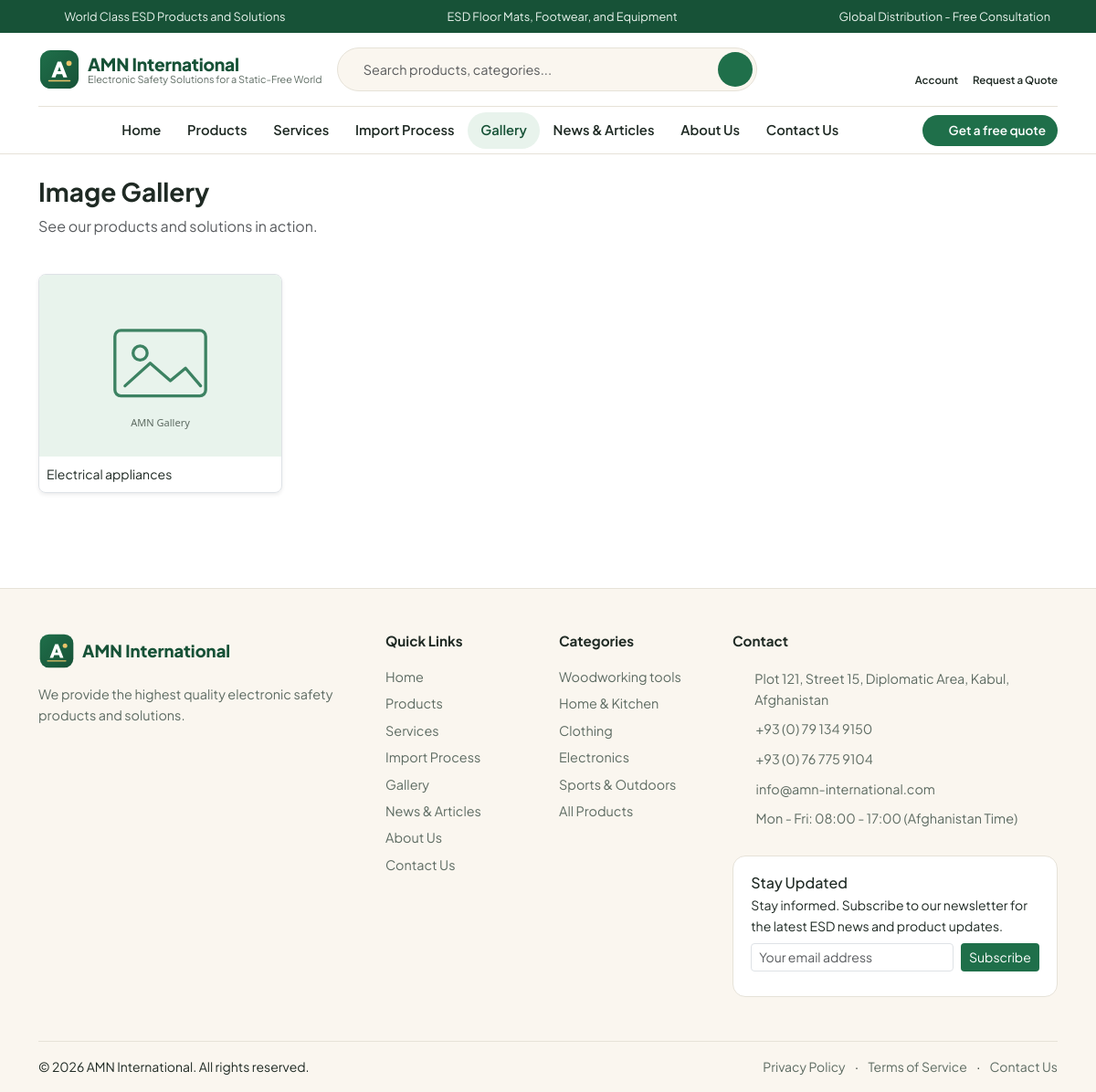
The page /gallery on the database its author committed.
### tables this page shows
CREATE TABLE `gallery_images` (
  `id` int(10) UNSIGNED NOT NULL,
  `title` varchar(150) NOT NULL,
  `slug` varchar(150) NOT NULL DEFAULT '',
  `description` text DEFAULT NULL,
  `path` varchar(255) NOT NULL,
  `alt` varchar(200) DEFAULT NULL,
  `group_name` varchar(120) DEFAULT NULL,
  `is_active` tinyint(1) NOT NULL DEFAULT 1,
  `sort_order` int(11) NOT NULL DEFAULT 0,
  `created_at` datetime NOT NULL,
  `updated_at` datetime NOT NULL
);

CREATE TABLE `categories` (
  `id` int(10) UNSIGNED NOT NULL,
  `name` varchar(150) NOT NULL,
  `slug` varchar(150) NOT NULL,
  `description` text DEFAULT NULL,
  `image` varchar(255) DEFAULT NULL,
  `is_active` tinyint(1) NOT NULL DEFAULT 1,
  `sort_order` int(11) NOT NULL DEFAULT 0,
  `created_at` datetime NOT NULL,
  `updated_at` datetime NOT NULL
);

### app/Views/layouts/site.php (the view, shortened to what the rows shown need)
<?php
$announcement = array_values(array_filter([
    setting('announcement_1', __('announcement.1')),
    setting('announcement_2', __('announcement.2')),
    setting('announcement_3', __('announcement.3')),
]));
?>
<!DOCTYPE html>
<html lang="<?= e(setting('site_language', 'en')) ?>">
<head>
    <link rel="stylesheet" href="https://cdn.jsdelivr.net/npm/bootstrap@5.3.2/dist/css/bootstrap.min.css">
    <link rel="stylesheet" href="<?= e(asset('css/site.css')) ?>">
</head>
<body class="d-flex flex-column min-vh-100">
<?php if ($announcement): ?>
<div class="announcement-bar">
    <div class="container d-flex flex-wrap justify-content-center justify-content-md-between align-items-center gap-2 py-1">
        <?php foreach ($announcement as $item): ?>
            <span class="announcement-item"><?= icon('check', 14) ?> <?= e($item) ?></span>
        <?php endforeach; ?>
    </div>
</div>
<?php endif; ?>
<header class="site-header sticky-top">
    <div class="container">
        <div class="header-main d-flex align-items-center gap-3 py-3">
            <a class="brand d-flex align-items-center gap-2 text-decoration-none" href="<?= e(url('/')) ?>">
                <img src="<?= e(upload_url(setting('company_logo', 'assets/images/logo.svg'))) ?>" alt="<?= e(setting('company_name')) ?> logo" class="brand-logo" width="46" height="46" onerror="this.src='<?= e(asset('images/logo.svg')) ?>'">
                <span class="brand-text">
                    <span class="brand-name"><?= e(setting('company_name')) ?></span>
                    <span class="brand-slogan"><?= e(setting('company_slogan')) ?></span>
                </span>
            </a>
            <form class="header-search d-none d-md-flex" action="<?= e(url('products')) ?>" method="get" role="search">
                <input id="header-search-input" type="search" name="q" class="form-control" placeholder="<?= e(__('common.search_products')) ?>" value="<?= e($_GET['q'] ?? '') ?>">
                <button class="btn btn-search" type="submit" aria-label="<?= e(__('common.search')) ?>"><?= icon('search', 18) ?></button>
            </form>
            <div class="header-actions d-flex align-items-center gap-3 ms-md-auto">
                <a class="header-action" href="<?= e(url('admin/login')) ?>">
                    <?= icon('headset', 22) ?>
                    <span><?= __('nav.login') ?></span>
                </a>
                <a class="header-action position-relative" href="<?= e(url('quote')) ?>">
                    <?= icon('quote', 22) ?>
                    <span><?= __('common.request_quote') ?></span>
                </a>
            </div>
        </div>
        <nav id="mainNav" class="main-nav collapse navbar-collapse" aria-label="Main navigation">
            <?php
            $navRaw = setting('nav_links', "Home|/\nProducts|/products\nServices|/services\nImport Process|/import-process\nGallery|/gallery\nNews & Articles|/news\nAbout Us|/about\nContact Us|/contact");
            $currentPath = parse_url($_SERVER['REQUEST_URI'] ?? '/', PHP_URL_PATH) ?? '/';
            $navItems = [];
            foreach (preg_split('/\r?\n/', $navRaw) as $line) {
                $parts = array_map('trim', explode('|', $line, 2));
                if (count($parts) === 2 && $parts[0] !== '' && $parts[1] !== '') {
                    $navItems[] = $parts;
                }
            }
            ?>
            <ul class="navbar-nav mx-auto">
                <?php foreach ($navItems as [$label, $path]): ?>
                    <?php $isActive = $path === '/' ? (rtrim($currentPath, '/') === rtrim(BASE_URL, '/')) : strpos($currentPath, BASE_URL . rtrim($path, '/')) !== false; ?>
                    <li class="nav-item">
                        <a class="nav-link<?= $isActive ? ' active' : '' ?>" href="<?= e(url($path)) ?>"><?= e($label) ?></a>
                    </li>
                <?php endforeach; ?>
            </ul>
            <a class="btn btn-nav-cta d-none d-lg-inline-flex" href="<?= e(url('quote')) ?>"><?= icon('quote', 16) ?> <?= e(__('common.free_quote')) ?></a>
        </nav>
    </div>
</header>
<main class="flex-grow-1">
    <?= $content ?>
</main>
<footer class="site-footer mt-5">
    <div class="container">
        <div class="row g-4 py-5">
            <div class="col-12 col-lg-4">
                <div class="footer-brand d-flex align-items-center gap-2 mb-3">
                    <img src="<?= e(upload_url(setting('company_logo', 'assets/images/logo.svg'))) ?>" alt="" width="40" height="40" onerror="this.src='<?= e(asset('images/logo.svg')) ?>'">
                    <span><?= e(setting('company_name')) ?></span>
                </div>
                <p class="footer-about"><?= e(setting('footer_about', __('footer.about_text'))) ?></p>
            </div>
            <div class="col-6 col-lg-2">
                <h5 class="footer-title"><?= __('footer.quick_links') ?></h5>
                <ul class="footer-links">
                    <?php foreach (array_slice($navItems, 0, 8) as [$label, $path]): ?>
                        <li><a href="<?= e(url($path)) ?>"><?= e($label) ?></a></li>
                    <?php endforeach; ?>
                </ul>
            </div>
            <div class="col-6 col-lg-2">
                <h5 class="footer-title"><?= __('footer.categories_title') ?></h5>
                <ul class="footer-links">
                    <?php foreach (\App\Models\Category::withCounts() as $cat): ?>
                        <li><a href="<?= e(url('products')) ?>?category=<?= (int)$cat['id'] ?>"><?= e($cat['name']) ?></a></li>
                    <?php endforeach; ?>
                    <li><a href="<?= e(url('products')) ?>"><?= __('common.all') ?> <?= __('common.products') ?></a></li>
                </ul>
            </div>
            <div class="col-12 col-lg-4">
                <h5 class="footer-title"><?= __('footer.contact_title') ?></h5>
                <ul class="footer-contact">
                    <li><?= icon('pin', 16) ?> <span><?= e(setting('office_address')) ?></span></li>
                    <li><?= icon('phone', 16) ?> <a href="tel:<?= e(preg_replace('/[^0-9+]/', '', setting('phone'))) ?>"><?= e(setting('phone')) ?></a></li>
                    <li><?= icon('whatsapp', 16) ?> <a href="<?= e(setting('whatsapp_link')) ?>" target="_blank" rel="noopener noreferrer"><?= e(setting('whatsapp')) ?></a></li>
                    <li><?= icon('mail', 16) ?> <a href="mailto:<?= e(setting('email')) ?>"><?= e(setting('email')) ?></a></li>
                    <li><?= icon('clock', 16) ?> <span><?= e(setting('working_hours')) ?></span></li>
                </ul>
                <div class="newsletter-box mt-4">
                    <h6 class="mb-1"><?= __('footer.newsletter_title') ?></h6>
                    <p class="small mb-2"><?= e(setting('newsletter_text', __('footer.newsletter_text'))) ?></p>
                    <form class="newsletter-form d-flex gap-2" action="<?= e(url('ajax/newsletter')) ?>" method="post" data-ajax="newsletter" novalidate>
                        <input id="newsletter-email" type="email" name="email" class="form-control form-control-sm" placeholder="<?= e(__('common.email_address')) ?>" required>
                        <button class="btn btn-sm btn-newsletter" type="submit"><?= __('common.subscribe') ?></button>
                    </form>
                </div>
            </div>
        </div>
        <div class="footer-bottom d-flex flex-wrap justify-content-between align-items-center gap-2 py-3">
            <p class="mb-0 small">&copy; <?= date('Y') ?> <?= e(setting('company_name')) ?>. <?= __('footer.rights') ?></p>
            <div class="footer-legal small">
                <a href="<?= e(url('about')) ?>"><?= __('footer.privacy') ?></a>
                <span class="mx-2">·</span>
                <a href="<?= e(url('about')) ?>"><?= __('footer.terms') ?></a>
                <span class="mx-2">·</span>
                <a href="<?= e(url('contact')) ?>"><?= __('common.contact') ?></a>
            </div>
        </div>
    </div>
</footer>
</body>
</html>

### app/Views/gallery/index.php (shortened to what the rows shown need)
<div class="section pt-4">
    <div class="container">
        <div class="row mb-4">
            <div class="col-12">
                <h1 class="h3 fw-bold"><?= e($title) ?></h1>
                <p class="text-muted"><?= e($description) ?></p>
            </div>
        </div>
        <div class="row g-3" id="gallery-grid">
            <?php foreach ($images as $img): ?>
                <div class="col-6 col-sm-4 col-lg-3">
                    <div class="gallery-item position-relative overflow-hidden rounded-3 border shadow-sm">
                        <a href="<?= e(upload_url($img['path'])) ?>" class="gallery-link d-block" data-bs-toggle="modal" data-bs-target="#galleryModal" onclick="return openGalleryImage(this)">
                            <img src="<?= e(upload_url($img['path'])) ?>" alt="<?= e($img['title']) ?>" class="img-fluid w-100 h-100 object-fit-cover" loading="lazy" onerror="this.src='<?= e(asset('images/fallback-gallery.svg')) ?>'">
                        </a>
                        <?php if ($img['title']): ?>
                            <div class="p-2 small text-truncate" style="max-width: 100%"><?= e($img['title']) ?></div>
                        <?php endif; ?>
                    </div>
                </div>
            <?php endforeach; ?>
        </div>
    </div>
</div>

### app/Core/Router.php (shortened to what the rows shown need)
<?php
class Router
{
    private array $routes = [];
    public function add(string $method, string $pattern, array $handler): void
    {
        $regex = '#^' . preg_replace('#\{([a-zA-Z_]+)\}#', '(?P<$1>[^/]+)', trim($pattern, '/')) . '$#u';
        $this->routes[] = [
            'method'  => strtoupper($method),
            'pattern' => trim($pattern, '/'),
            'regex'   => $regex,
            'handler' => $handler,
        ];
    }
    public function dispatch(string $method, string $path): void
    {
        $path = trim(rawurldecode($path), '/');
        foreach ($this->routes as $route) {
            if (!preg_match($route['regex'], $path, $matches)) {
                continue;
            }
            $params = array_filter($matches, 'is_string', ARRAY_FILTER_USE_KEY);
            [$class, $action] = $route['handler'];
            $controller = new $class();
            $controller->$action(...array_values($params));
            return;
        }
    }
}

### rows shown on the page
gallery_images: title "Electrical appliances"
categories: name "Woodworking tools"
categories: name "Home & Kitchen"
categories: name "Clothing"
categories: name "Electronics"
categories: name "Sports & Outdoors"

### other values the page prints
$item "World Class ESD Products and Solutions"
$item "ESD Floor Mats, Footwear, and Equipment"
$item "Global Distribution - Free Consultation"
$label "Home"
$label "Products"
$label "Services"
$label "Import Process"
$label "Gallery"
$label "News & Articles"
$label "About Us"
$label "Contact Us"
